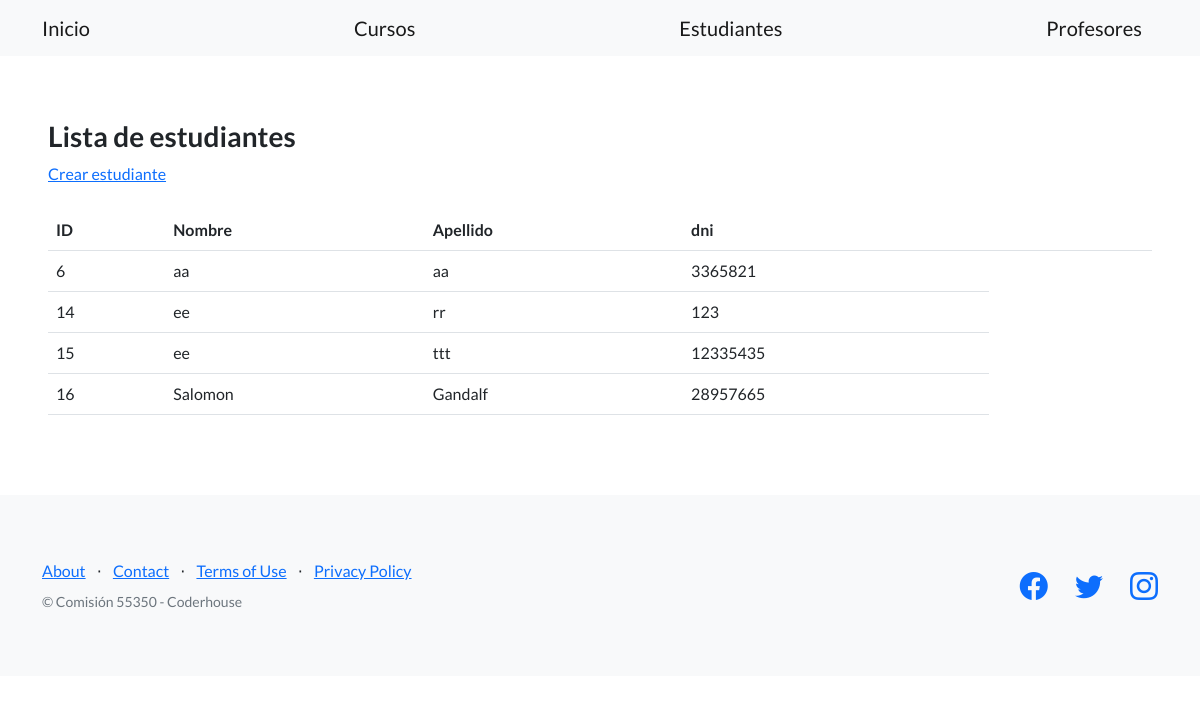
The app's page /estudios/estudiantes/ with its own data.
### control_estudios/models.py (models this page shows, shortened)
class Estudiante(models.Model):
    apellido = models.CharField(max_length=256)
    nombre = models.CharField(max_length=256)
    dni = models.IntegerField()
    email = models.EmailField(blank=True)
    telefono = models.IntegerField()
    fecha_nacimiento = models.DateField(null=True)

### control_estudios/views.py (the view)
# urls.py: path("estudiantes/", listar_estudiantes, name="lista_estudiantes"),
def listar_estudiantes(request):
    contexto = {
        "estudiantes": Estudiante.objects.all(), #hago dinamica la base de datos, puede haber datos constantes
    }
    http_response = render(
        request=request,
        template_name='control_estudios/lista_estudiantes.html',
        context=contexto,
    )
    return http_response

### control_estudios/templates/control_estudios/lista_estudiantes.html (shortened to what this page needs)
{% extends "base.html" %}
{% block contenido %}
<h3>Lista de estudiantes</h3>
<a href="{% url 'crear_estudiante' %}">Crear estudiante</a>
<br><br>
<table class="table">
  <tbody>
    <tr>
      <th>ID</th>
      <th>Nombre</th>
      <th>Apellido</th>
      <th>dni</th>
      <th></th>
      <th></th>
      <th></th>
    </tr>
    {% for estudiante in estudiantes %}
    <tr>
      <td>{{ estudiante.id }}</td>
      <td>{{ estudiante.nombre }}</td>
      <td>{{ estudiante.apellido }}</td>
      <td>{{ estudiante.dni }}</td>
    </tr>
    {% endfor %}
  </tbody>
</table>
{% endblock contenido %}

### records on screen
Estudiante: id "6", nombre "aa", apellido "aa", dni "3365821"
Estudiante: id "14", nombre "ee", apellido "rr", dni "123"
Estudiante: id "15", nombre "ee", apellido "ttt", dni "12335435"
Estudiante: id "16", nombre "Salomon", apellido "Gandalf", dni "28957665"
